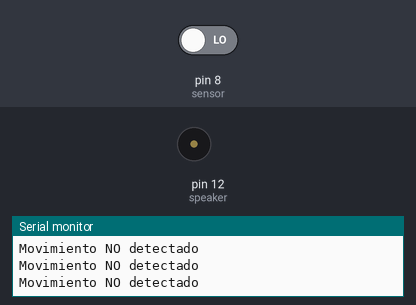
This sketch was run on a simulated Arduino Uno, built with avr-gcc and run on an emulated ATmega328P. On the bench: buzzer (waves = sounding, pin HIGH), the last lines printed to the serial monitor. The inputs (shaded band) are chosen by the test bench; at power-on: pin 8 (sensor) LOW.

Above: at 1.8 s.
1.9 s: pin 8 (sensor) driven HIGH
At 3.0 s:
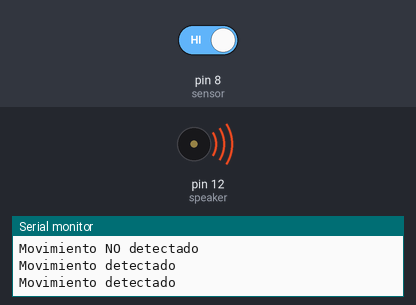
3.5 s: pin 8 (sensor) driven LOW
At 4.2 s:
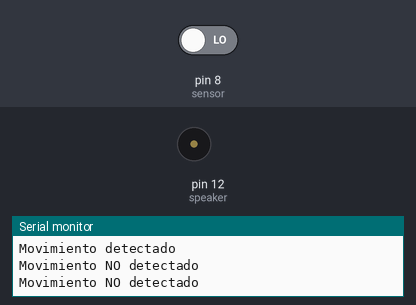
Timing chart, 0 to 6.5 s (numbered marks = the images above; inputs shaded):
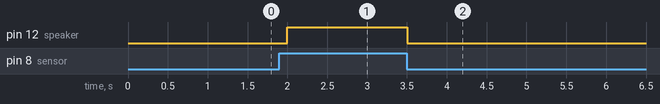

The sketch:

movimiento.ino
```cpp
//Ejemplo básico con el HC-SR501

const int sensor = 8;
const int speaker = 12;
void setup()
{
 pinMode(sensor, INPUT);
 pinMode(speaker, OUTPUT);
 Serial.begin(9600);
}

void loop()
{
 if(digitalRead(sensor) == HIGH)
  {
   Serial.println("Movimiento detectado");
   digitalWrite(speaker, HIGH);
  }
  else {
       digitalWrite(speaker , LOW);

     Serial.println("Movimiento NO detectado");
    }
       delay(500);

}
```

Measured:
- after the input at 1.9 s, pin 12 (speaker): LOW → HIGH after 0.10 s
- after the input at 3.5 s, pin 12 (speaker): HIGH → LOW at once
